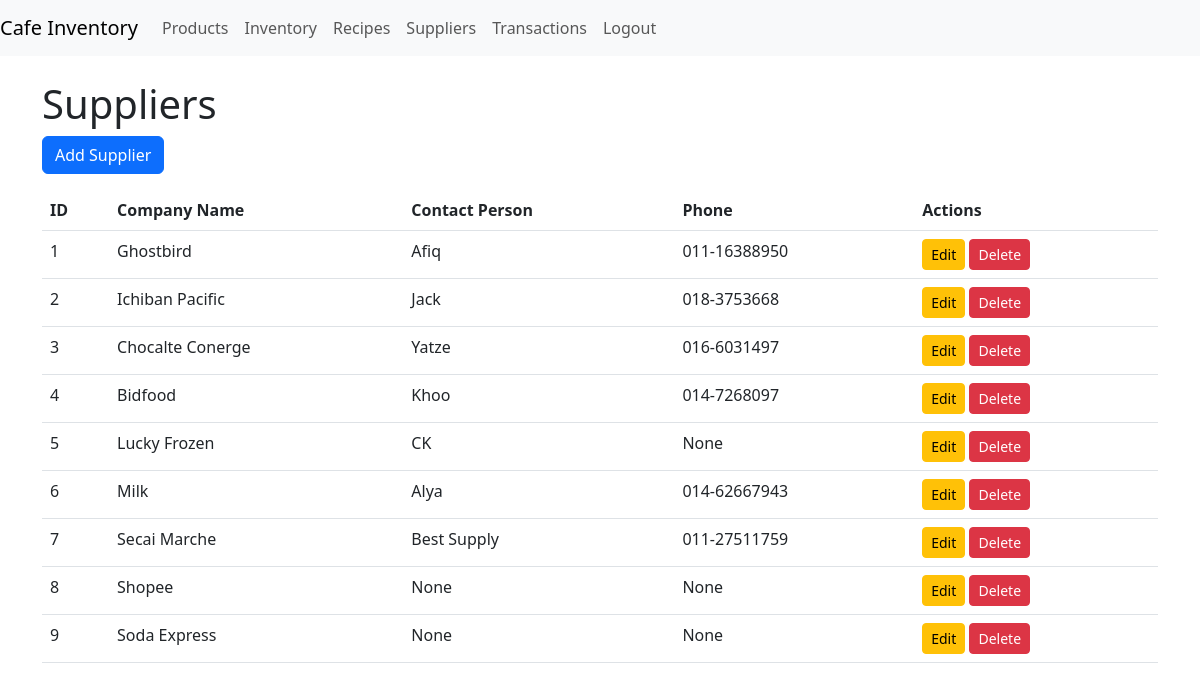
Screenshot of /suppliers (signed in) with the database file from the repository.
### tables this page shows
CREATE TABLE suppliers (
    id INTEGER PRIMARY KEY AUTOINCREMENT,
    company_name TEXT NOT NULL,
    contact_person TEXT,
    phone TEXT
);

### app.py (the view)
@app.route('/suppliers', methods=['GET'])
@login_required
def get_suppliers():
    conn = get_db_connection()
    cursor = conn.cursor()
    cursor.execute('SELECT * FROM suppliers')
    suppliers = [dict(row) for row in cursor.fetchall()]
    conn.close()
    return render_template('suppliers.html', suppliers=suppliers)

### app.py (called while the page is built)
def get_db_connection():
    conn = sqlite3.connect('cafe_inventory - Copy.db')
    conn.row_factory = sqlite3.Row
    return conn

@login_manager.user_loader
def load_user(user_id):
    conn = get_db_connection()
    cursor = conn.cursor()
    cursor.execute('SELECT * FROM users WHERE id = ?', (user_id,))
    user_data = cursor.fetchone()
    conn.close()
    if user_data:
        return User(user_data['id'], user_data['username'], user_data['role'])
    return None

### templates/suppliers.html (shortened to what this page needs)
<!DOCTYPE html>
<html>
<head>
    <link href="https://cdn.jsdelivr.net/npm/bootstrap@5.3.0/dist/css/bootstrap.min.css" rel="stylesheet">
</head>
<body>
    <nav class="navbar navbar-expand-lg navbar-light bg-light">
        <a class="navbar-brand" href="/">Cafe Inventory</a>
        <div class="navbar-nav">
            <a class="nav-link" href="/products">Products</a>
            <a class="nav-link" href="/inventory">Inventory</a>
            <a class="nav-link" href="/recipes">Recipes</a>
            <a class="nav-link" href="/suppliers">Suppliers</a>
            <a class="nav-link" href="/transactions">Transactions</a>
            <a class="nav-link" href="/logout">Logout</a>
        </div>
    </nav>
    <div class="container mt-4">
        <h1>Suppliers</h1>
        <button class="btn btn-primary mb-3" data-bs-toggle="modal" data-bs-target="#addSupplierModal">Add Supplier</button>
        <table class="table">
            <thead>
                <tr>
                    <th>ID</th>
                    <th>Company Name</th>
                    <th>Contact Person</th>
                    <th>Phone</th>
                    <th>Actions</th>
                </tr>
            </thead>
            <tbody>
                {% for supplier in suppliers %}
                <tr>
                    <td>{{ supplier.id }}</td>
                    <td>{{ supplier.company_name }}</td>
                    <td>{{ supplier.contact_person }}</td>
                    <td>{{ supplier.phone }}</td>
                    <td>
                        <button class="btn btn-warning btn-sm edit-btn" data-id="{{ supplier.id }}" data-bs-toggle="modal" data-bs-target="#editSupplierModal">Edit</button>
                        <button class="btn btn-danger btn-sm delete-btn" data-id="{{ supplier.id }}">Delete</button>
                    </td>
                </tr>
                {% endfor %}
            </tbody>
        </table>
    </div>
</body>
</html>

### rows the page displays
suppliers: id "1", company_name "Ghostbird", contact_person "Afiq", phone "011-16388950"
suppliers: id "2", company_name "Ichiban Pacific", contact_person "Jack", phone "018-3753668"
suppliers: id "3", company_name "Chocalte Conerge", contact_person "Yatze", phone "016-6031497"
suppliers: id "4", company_name "Bidfood", contact_person "Khoo", phone "014-7268097"
suppliers: id "5", company_name "Lucky Frozen", contact_person "CK", phone "None"
suppliers: id "6", company_name "Milk", contact_person "Alya", phone "014-62667943"
suppliers: id "7", company_name "Secai Marche", contact_person "Best Supply", phone "011-27511759"
suppliers: id "8", company_name "Shopee", contact_person "None", phone "None"
suppliers: id "9", company_name "Soda Express", contact_person "None", phone "None"
